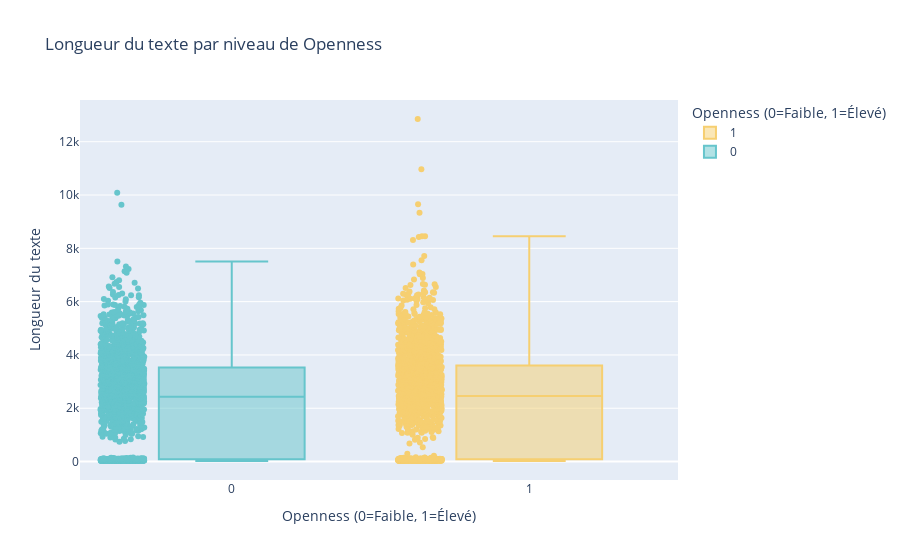

Source (notebook cell):
### Markdown cell above
#### Longueur du texte par trait BIG5

### Code cell
color_discrete_map = {
    0: px.colors.qualitative.Pastel[0],
    1: px.colors.qualitative.Pastel[1]
}

for col in traits:
    fig = px.box(
        df,
        x=col,
        y='Length_text',
        title=f'Longueur du texte par niveau de {col}',
        labels={col: f'{col} (0=Faible, 1=Élevé)', 'Length_text': 'Longueur du texte'}, 
        color=col,
        color_discrete_map=color_discrete_map,
        points="all"
    )
    fig.show()

### Figure 1 — Plotly figure (JSON) as saved in the notebook; plotly's stock layout.template omitted (floating-point values rounded to 4 significant figures; data arrays with more than 128 entries replaced by an {"elided": "..."} marker saying what was removed)
{"data": [{"alignmentgroup": "True", "boxpoints": "all", "hovertemplate": "Openness (0=Faible, 1=Élevé)=%{x}<br>Longueur du texte=%{y}<extra></extra>", "legendgroup": "1", "marker": {"color": "rgb(246, 207, 113)"}, "name": "1", "notched": false, "offsetgroup": "1", "orientation": "v", "showlegend": true, "type": "box", "x": {"elided": "1903 int values"}, "x0": " ", "xaxis": "x", "y": {"elided": "1903 int values"}, "y0": " ", "yaxis": "y"}, {"alignmentgroup": "True", "boxpoints": "all", "hovertemplate": "Openness (0=Faible, 1=Élevé)=%{x}<br>Longueur du texte=%{y}<extra></extra>", "legendgroup": "0", "marker": {"color": "rgb(102, 197, 204)"}, "name": "0", "notched": false, "offsetgroup": "0", "orientation": "v", "showlegend": true, "type": "box", "x": {"elided": "1724 int values"}, "x0": " ", "xaxis": "x", "y": {"elided": "1724 int values"}, "y0": " ", "yaxis": "y"}], "layout": {"boxmode": "overlay", "legend": {"title": {"text": "Openness (0=Faible, 1=Élevé)"}, "tracegroupgap": 0}, "title": {"text": "Longueur du texte par niveau de Openness"}, "xaxis": {"anchor": "y", "categoryarray": [1, 0], "categoryorder": "array", "domain": [0, 1], "title": {"text": "Openness (0=Faible, 1=Élevé)"}}, "yaxis": {"anchor": "x", "domain": [0, 1], "title": {"text": "Longueur du texte"}}}}
